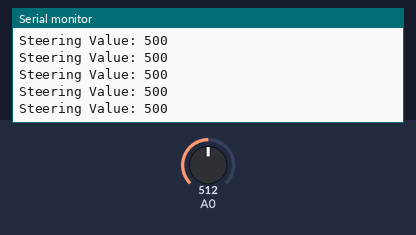
The sketch below on a simulated ESP8266 (NodeMCU). Parts: the last lines printed to the serial monitor. Inputs (shaded band) come from the test bench; at power-on: A0 = 512.

Above: at 1.2 s.
1.3 s: A0 set to 716
At 2.2 s:
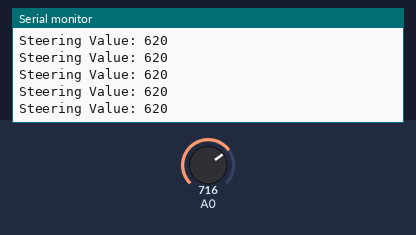
2.8 s: A0 set to 900
At 3.4 s:
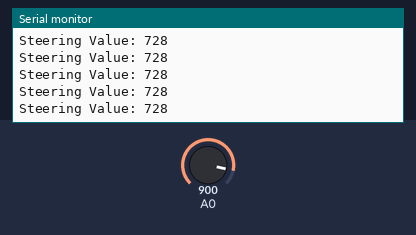
Timing chart, 0 to 4.5 s (numbered marks = the images above; inputs shaded):
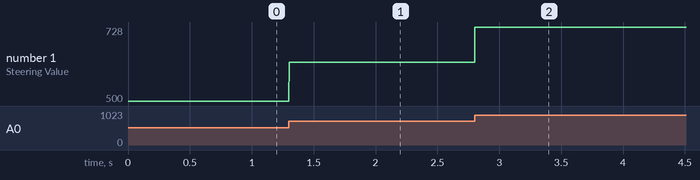

Measured:
- after the input at 1.3 s, the serial monitor: prints a new line at once (image 1)
- after the input at 2.8 s, the serial monitor: prints a new line at once (image 2)
- plotted number 1: 500 → 620 after the input at 1.3 s, 620 → 728 after the input at 2.8 s

The sketch:

STEERING_SEND.ino.ino
```cpp
// /workspaces/princessWinipini/ESP 2 (Reciever)/Dual Sender Setup/throttle.ino
// princessWinipini Boat Project
// Created by calpkim & TitoSpike
// ©2025

#include <ESP8266WiFi.h>
#include <espnow.h>

uint8_t receiverMAC[] = {0x48, 0x55, 0x19, 0xC8, 0xD0, 0x4B};
typedef struct struct_message {
    char type;
    int value;
} struct_message;

struct_message dataToSend;

void setup() {
  Serial.begin(115200);
  WiFi.mode(WIFI_STA);  // ESP-NOW requires station mode
  WiFi.disconnect();    // ensure no connection to router

  if (esp_now_init() != 0) {
    Serial.println("ESP-NOW init failed");
    return;
  }

  esp_now_set_self_role(ESP_NOW_ROLE_CONTROLLER);

  esp_now_add_peer(receiverMAC, ESP_NOW_ROLE_SLAVE, 1, NULL, 0);

}

void loop(){
    int data = analogRead(A0); // Read throttle value
    dataToSend.value = map(data, 0, 1023, 200, 800); //
    dataToSend.type = 'S';


    Serial.print("Steering Value: ");
    Serial.println(dataToSend.value);

    esp_now_send(receiverMAC, (uint8_t *) &dataToSend, sizeof(dataToSend));
}
```
